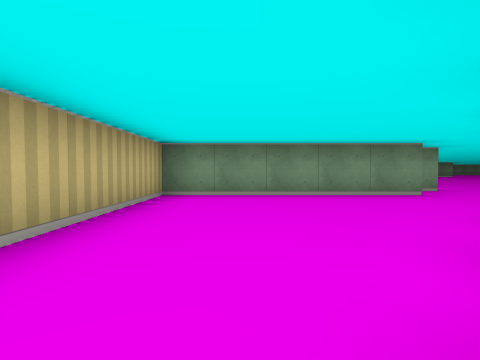
view 1 (above)

16 first-person views from a walk through a cub3D level. The camera is about half as high as the walls, tilts 2° down and sees 80° across. The floor is counted in squares. Each view is taken from the middle of a square. On the plan, view 1 faces up. The plan holds only what a view shows up to about 9 squares ahead; the rest is blank.

view 2
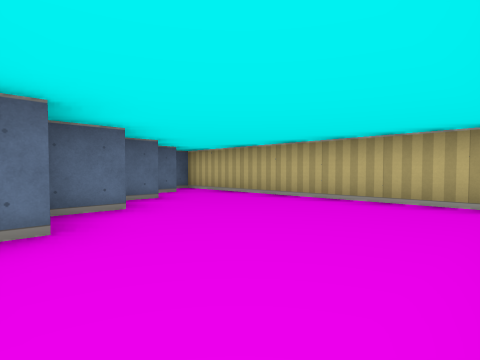

view 3
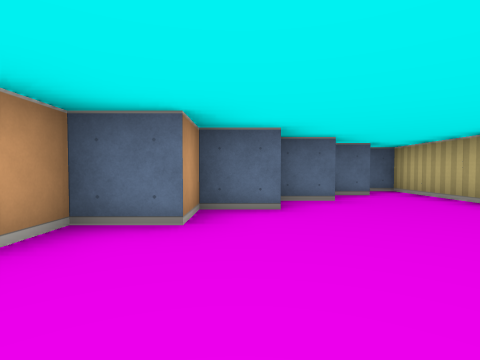

view 4
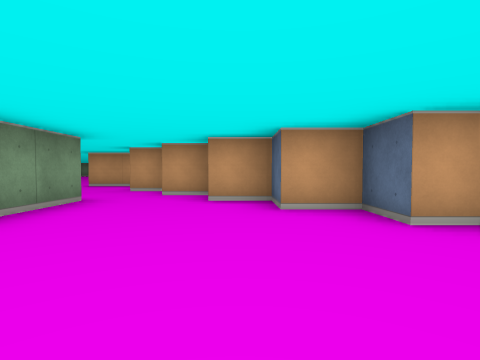

view 5
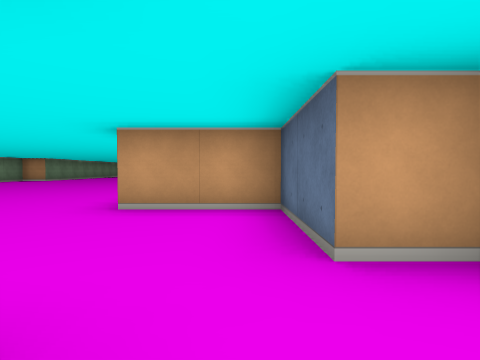

view 6
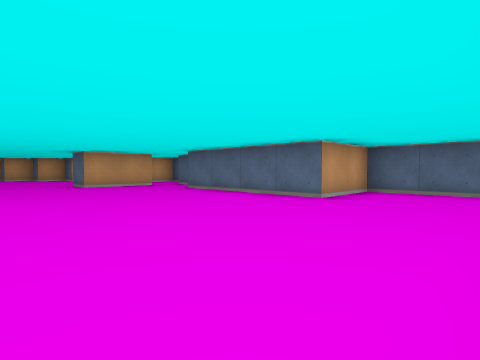

view 7
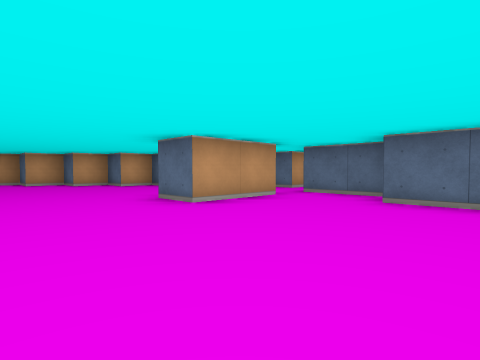

view 8
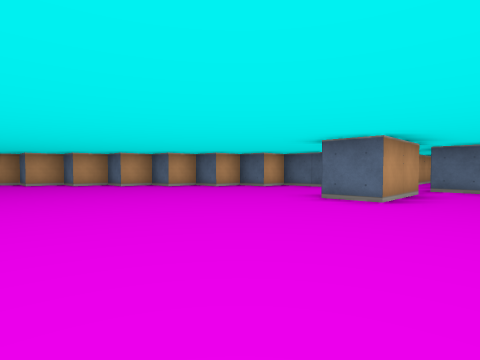

view 9
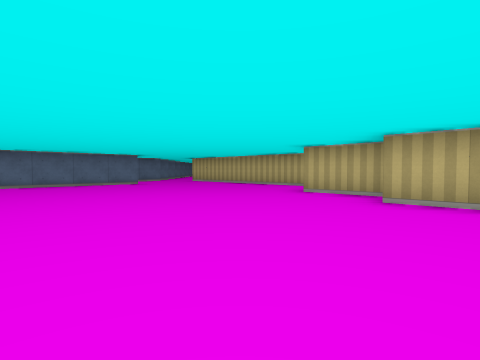

view 10
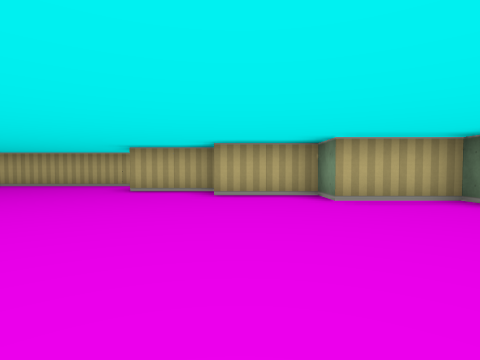

view 11
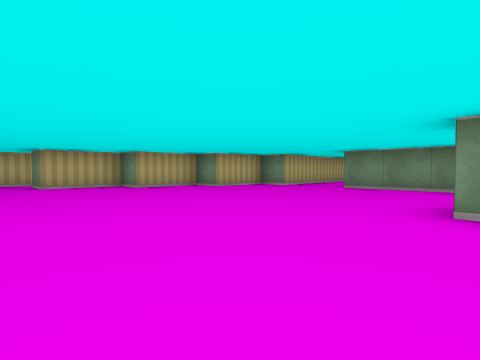

view 12
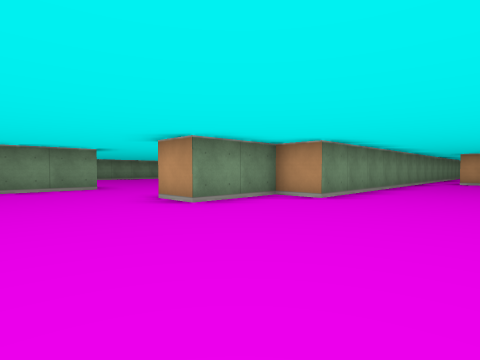

view 13
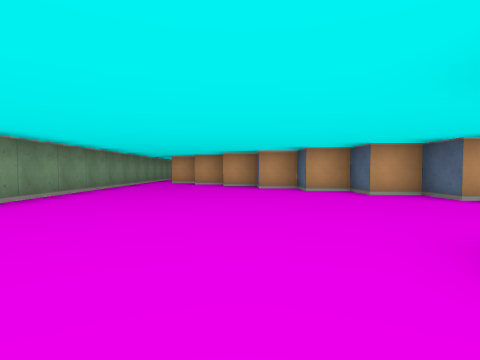

view 14
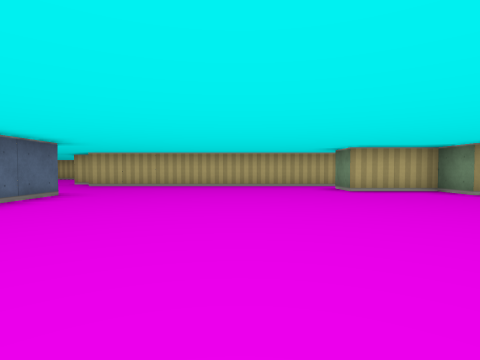

view 15
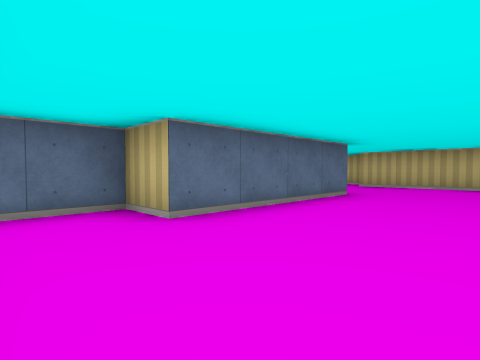

view 16
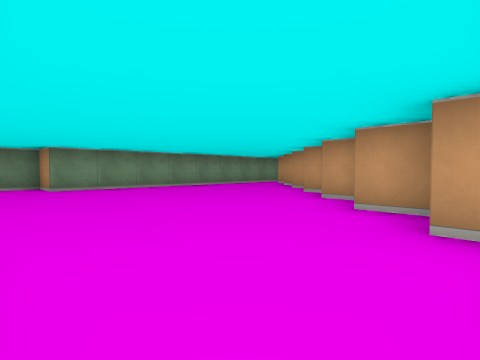

### Floor plan
Ten units are one square. View 1 is at (0, 0); x grows to the right and y downward. Boxes are objects, and circles mark ways between rooms. Rooms are numbered by the first view taken in them; rooms with no view inside come last. Other rooms are left out.
<svg viewBox="-20 -205 260 225">
<path fill="none" stroke="#000" d="M4 -5 14 -5M15 -9 15 -15 25 -15 25 -25 35 -25 35 -35M24 -55 -15 -55 -15 15 -9 15M-6 5 2 5M135 -75 135 -95 145 -95M161 -65 172 -65M145 -55 151 -55M175 -68 175 -75 185 -75 185 -85 195 -85 195 -95 205 -95 205 -105 215 -105 215 -115 222 -115M135 -195 115 -195M45 -139 45 -65 41 -65M85 -196 85 -175 75 -175 75 -155 65 -155 65 -135 55 -135M55 -46 55 -55 75 -55 75 -75 115 -75 115 -65 135 -65M222 -145 165 -145 165 -155 145 -155 145 -165M225 -118 225 -125M36 -55 24 -55M45 -35 45 -45M235 -128 235 -132"/>
<circle cx="35" cy="-45" r="3" fill="#2a7"/>
<text x="0" y="-30">1</text>
<text x="120" y="-120">2</text>
</svg>
Room 1 opens to room 2.

Where each view was taken, in squares from view 1:
view 1: 0 up, 0 right, facing up
view 2: 5 up, 3 right, facing down-left
view 3: 5 up, 2 right, facing down
view 4: 3 up, 1 left, facing right
view 5: 6 up, 4 right, facing right
view 6: 12 up, 5 right, facing down-right
view 7: 12 up, 10 right, facing down-right
view 8: 14 up, 12 right, facing down-right
view 9: 17 up, 12 right, facing down-left
view 10: 16 up, 13 right, facing left
view 11: 12 up, 15 right, facing up-left
view 12: 12 up, 12 right, facing up-right
view 13: 11 up, 13 right, facing right
view 14: 11 up, 13 right, facing left
view 15: 10 up, 13 right, facing down-left
view 16: 7 up, 15 right, facing up-right
